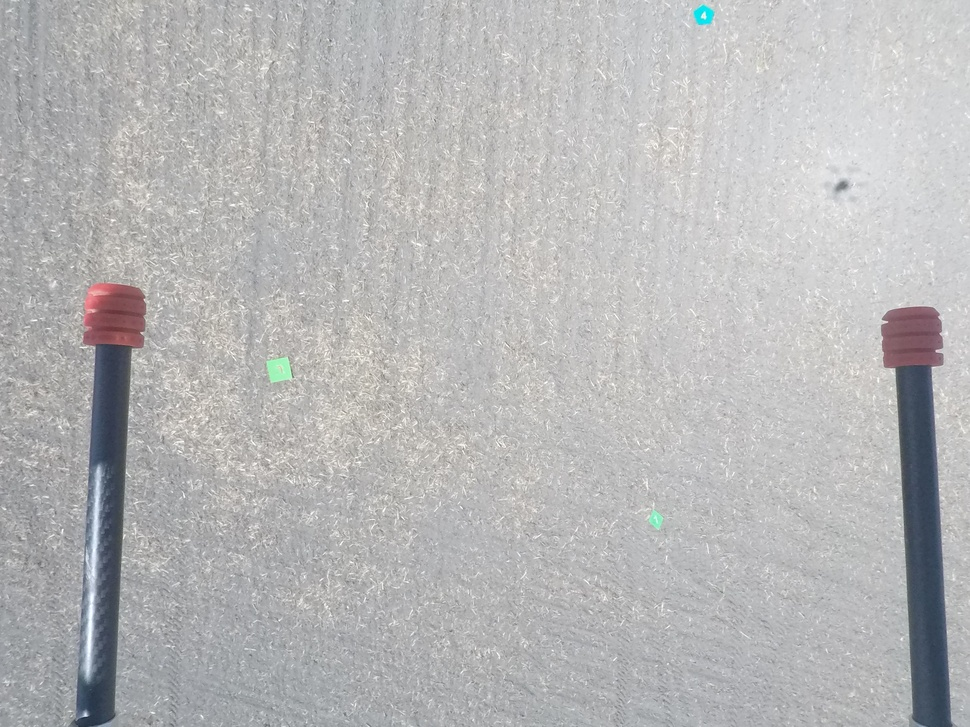
#> input picture gpsflightplan/test_pictures/G0041825.JPG, 970 x 727 px, shrunk from 4000 x 3000 before the run, given in place of neo.png, which was not available
$ python base.py
#> lines starting #> are read from the running program, lines starting #| are printed output that depends on the picture; pictures that were not available may be replaced by others from this repository, and a replacement may not be noted
'''
This is the file that contains all the base functions used to perform each of the image manipulations.
The functions do take away all the colour present in the images.
By pressing a key on the keyboard, the test code will advance ot the next transformation.
'''


import cv2
import numpy as np
import time

def default(Img):
    '''Default image "printing", will open a window with the image imputed without changing it.'''
    cv2.imshow("Default", Img)
    cv2.waitKey(0)
    cv2.destroyAllWindows()


def translation(Img, down, side):
    '''Function to apply a translation transformation to the image that was chosen.'''
    rows, cols = Img.shape

    M = np.float32([[1, 0, side], [0, 1, down]])
    dst = cv2.warpAffine(Img, M, (cols, rows))


    cv2.imshow('Translation', dst)
    cv2.waitKey(0)
    cv2.destroyAllWindows()

def rotation(Img, angle):
    '''Functions to apply a rotation to the image chosen.'''
    rows, cols = Img.shape

    M = cv2.getRotationMatrix2D((cols / 2, rows / 2), angle, 1)
    dst = cv2.warpAffine(Img, M, (cols, rows))

    cv2.imshow('Rotation', dst)
    cv2.waitKey(0)
    cv2.destroyAllWindows()

def affine(Img, stretchDown1, stretchRight1, stretchDown2, stretchRight2):
    '''Function to apply an affine tranformation to the image chosen'''
    rows, cols = Img.shape

    pts1 = np.float32([[0, 0], [200, 0], [0, 200]])
    pts2 = np.float32([[0, 0], [200+stretchRight1, 0+stretchDown1], [0+stretchRight2, 200+stretchDown2]])

    M = cv2.getAffineTransform(pts1, pts2)
    dst = cv2.warpAffine(Img, M, (cols, rows))


    cv2.imshow("Affine",dst)
    cv2.waitKey(0)
    cv2.destroyAllWindows()


def perspective(Img, topLeftDown, topLeftRight, topRightDown, topRightRight, bottomLeftDown, bottomLeftRight, bottomRightDown, bottomRightRight):
    '''Function to apply a change of perspective to teh image chosen'''
    rows, cols = Img.shape

    pts1 = np.float32([[0+topLeftRight, 0+topLeftDown], [300+topRightRight, 0+topRightDown], [0+bottomLeftRight, 300+bottomLeftDown], [300+bottomRightRight, 300+bottomRightDown]])
    pts2 = np.float32([[0, 0], [300, 0], [0, 300], [300, 300]])

    M = cv2.getPerspectiveTransform(pts1, pts2)
    dst = cv2.warpPerspective(Img, M, (300, 300))

    cv2.imshow("Perspective",dst)
    cv2.waitKey(0)
    cv2.destroyAllWindows()


if __name__== "__main__" :
    print("Beginning testing of code\n")

    print("Grabbing test images")
    time.sleep(2)
    inputImg = cv2.imread("testGraphics/neo.png",0)
#> inputImg: shape (727, 970); min 38, max 255, mean 182.8
    inputImg2 = cv2.imread("testGraphics/red.png",0)
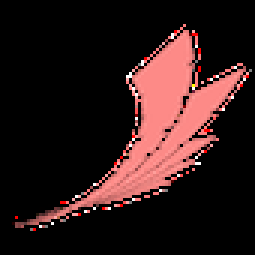
#> input picture UAV Image Transformation/testGraphics/red.png, 85 x 85 px, shrunk from 350 x 350 before the run (shown 3 times larger)
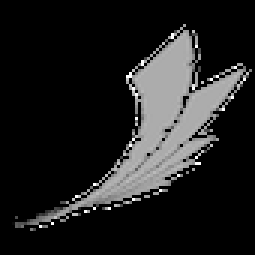
#> inputImg2: shape (85, 85) (shown 3 times larger); min 0, max 255, mean 31.7
    inputImg3 = cv2.imread("testGraphics/grid.png",0)
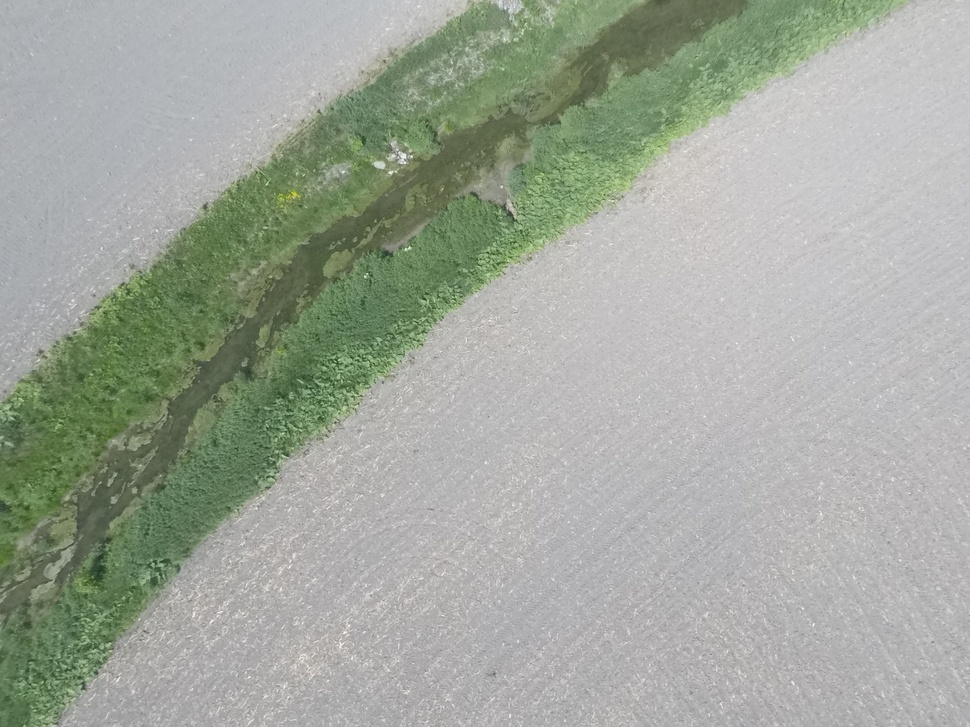
#> input picture gpsflightplan/test_pictures/G0041838.JPG, 970 x 727 px, shrunk from 4000 x 3000 before the run, given in place of grid.png, which was not available
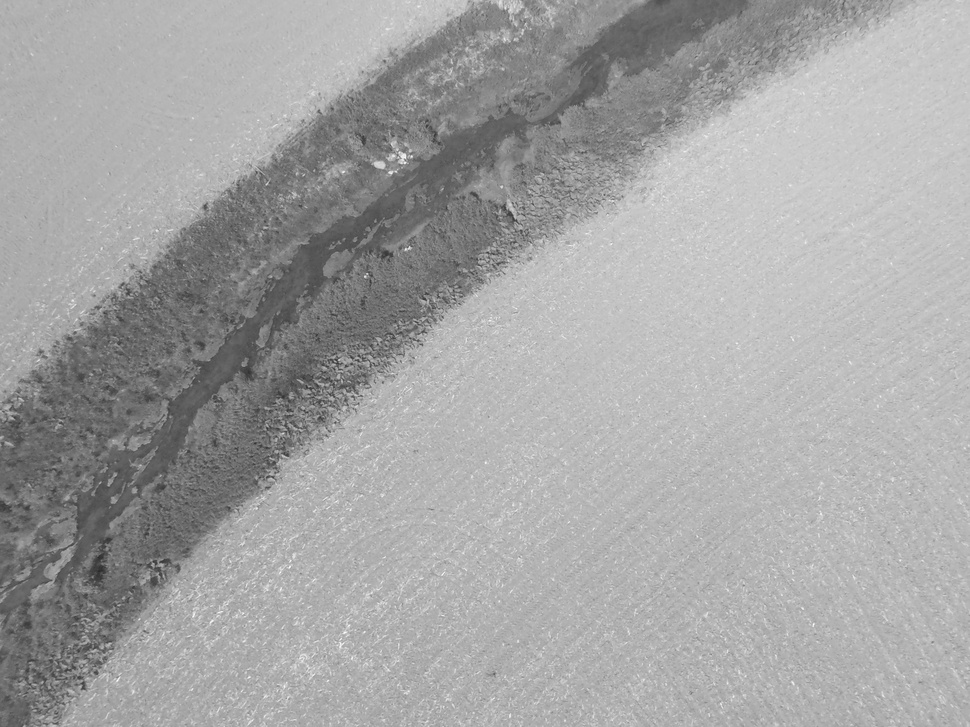
#> inputImg3: shape (727, 970); min 41, max 255, mean 164.3

    print("Showing default versions of the images")
    time.sleep(2)
    default(inputImg)
    default(inputImg2)
    default(inputImg3)

    print("Now applying translation transformation, with a down movement of 50 and a side movement of 100")
    translation(inputImg, 50, 100)

    print("Now applying rotation transformation with 90 degrees")
    rotation(inputImg2, 90)
#> in rotation, `dst = cv2.warpAffine(Img, M, (cols, rows))`:
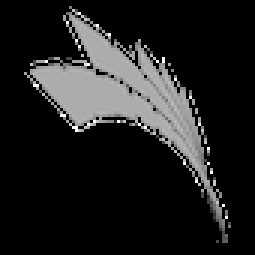
#> dst: shape (85, 85) (shown 3 times larger); min 0, max 255, mean 31.7

    print("Now applying affine transformation")
    affine(inputImg3, 50, 0, 60, 100)
#> in affine, `dst = cv2.warpAffine(Img, M, (cols, rows))`:
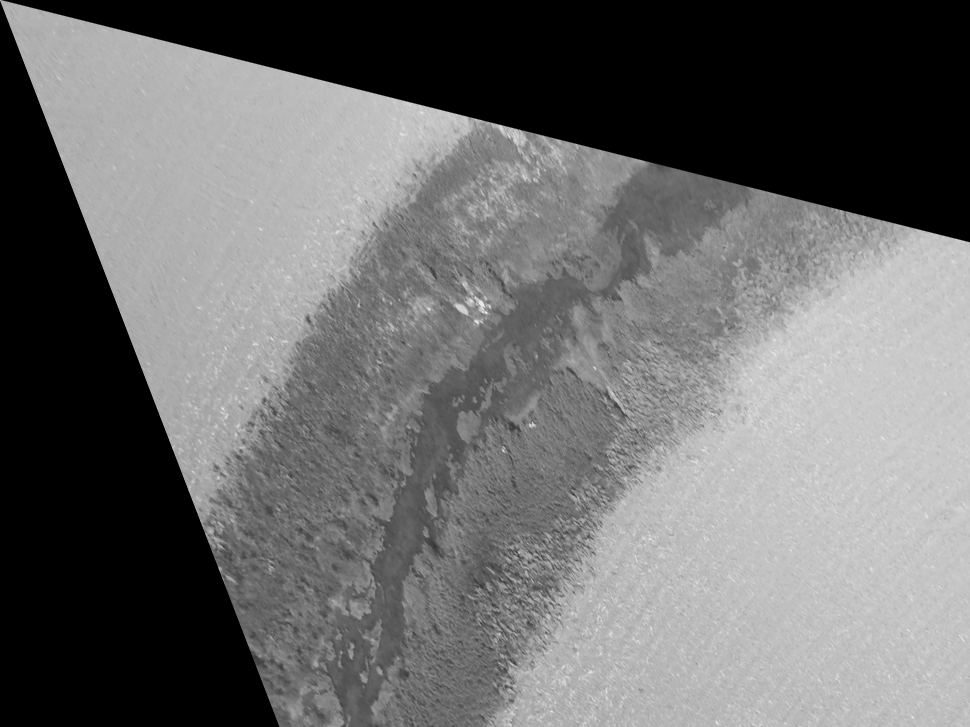
#> dst: shape (727, 970); min 0, max 243, mean 107.7

    print("Now applying perspective transformation")
    perspective(inputImg3, 65, 56, 52, 68, 87, 28, 89, 120)
#> in perspective, `dst = cv2.warpPerspective(Img, M, (300, 300))`:
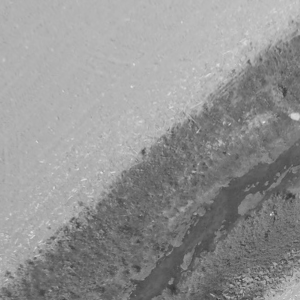
#> dst: shape (300, 300); min 52, max 227, mean 147.2

    print("\nTest code finished. Have a nice day")
